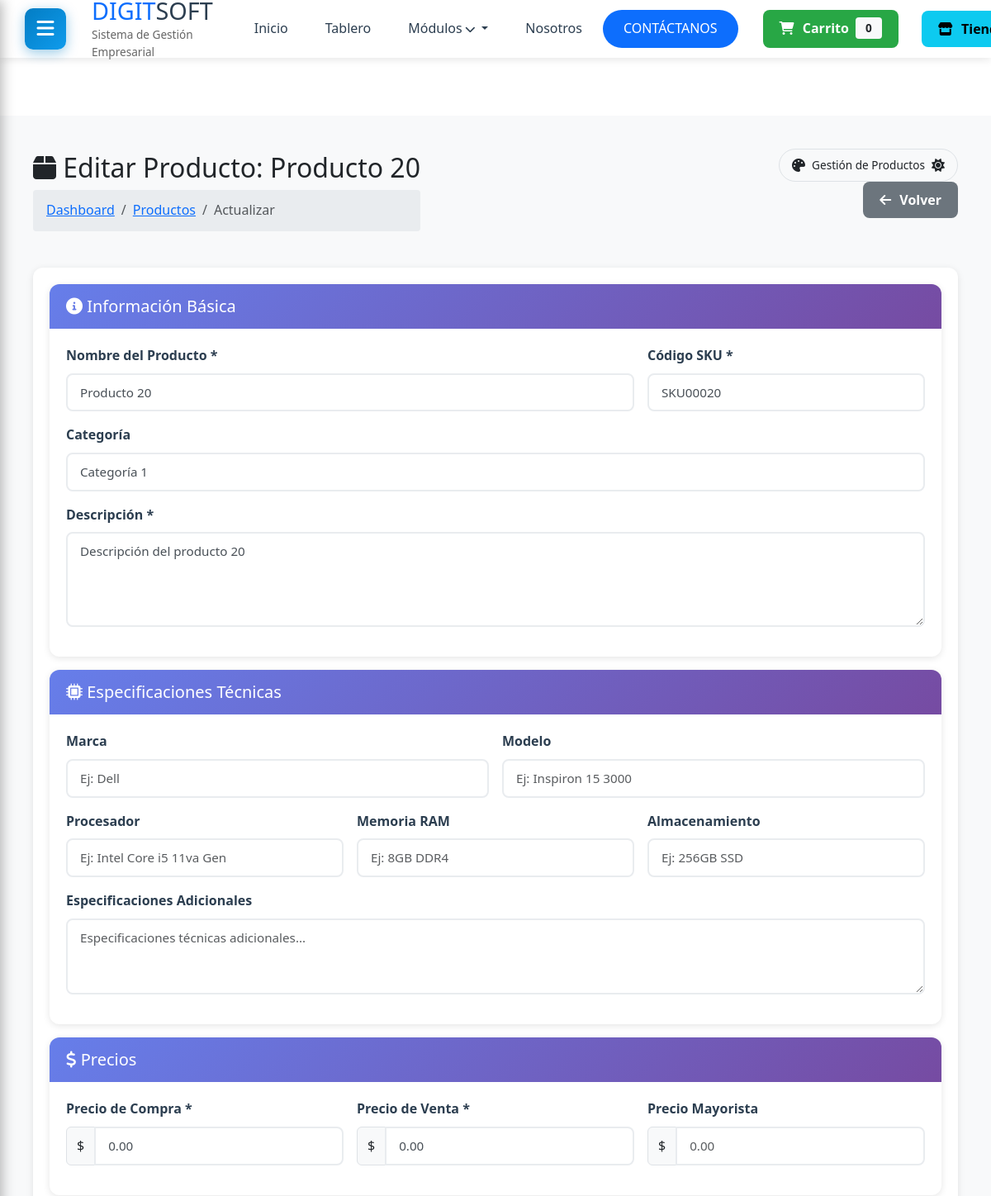
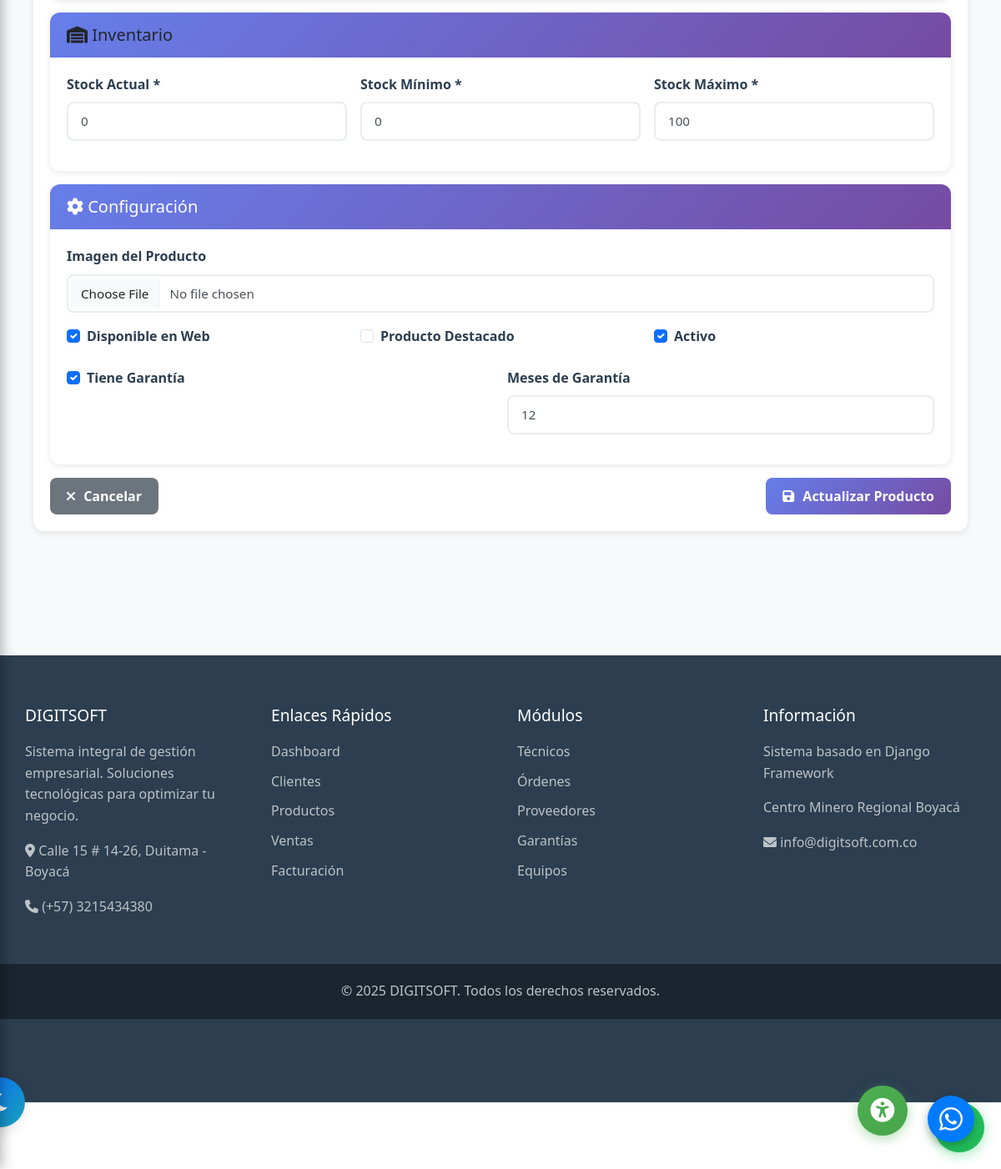
The app's page /productos/30/editar/ (signed in) with its own data (2 pictures, top to bottom).
### productos/models.py (models this page shows, shortened)
class Producto(models.Model):
    nombre_producto = models.CharField(max_length=200, verbose_name="Nombre del producto")
    codigo_sku = models.CharField(max_length=50, unique=True, verbose_name="Código SKU")
    categoria = models.ForeignKey(
        CategoriaProducto,
        on_delete=models.SET_NULL,
        null=True,
        related_name='productos',
        verbose_name="Categoría"
    )
    modelo_equipo = models.CharField(max_length=100, blank=True, verbose_name="Modelo del equipo")
    marca = models.CharField(max_length=100, blank=True, verbose_name="Marca")
    procesador = models.CharField(max_length=100, blank=True, verbose_name="Procesador")
    memoria_ram = models.CharField(max_length=50, blank=True, verbose_name="Memoria RAM")
    memoria_rom = models.CharField(max_length=50, blank=True, verbose_name="Memoria ROM/Almacenamiento")
    descripcion = models.TextField(verbose_name="Descripción del producto")
    especificaciones = models.TextField(blank=True, verbose_name="Especificaciones técnicas")
    precio_compra = models.DecimalField(
        max_digits=12,
        decimal_places=2,
        validators=[MinValueValidator(Decimal('0.01'))],
        verbose_name="Precio de compra"
    )
    precio_venta = models.DecimalField(
        max_digits=12,
        decimal_places=2,
        validators=[MinValueValidator(Decimal('0.01'))],
        verbose_name="Precio de venta"
    )
    precio_mayorista = models.DecimalField(
        max_digits=12,
        decimal_places=2,
        null=True,
        blank=True,
        validators=[MinValueValidator(Decimal('0.01'))],
        verbose_name="Precio mayorista"
    )
    stock_actual = models.IntegerField(
        default=0,
        validators=[MinValueValidator(0)],
        verbose_name="Stock actual"
    )
    stock_minimo = models.IntegerField(
        default=5,
        validators=[MinValueValidator(0)],
        verbose_name="Stock mínimo"
    )
    stock_maximo = models.IntegerField(
        default=100,
        validators=[MinValueValidator(0)],
        verbose_name="Stock máximo"
    )
    imagen = models.ImageField(upload_to='productos/', blank=True, null=True, verbose_name="Imagen del producto")
    disponible_web = models.BooleanField(default=True, verbose_name="Disponible en web")
    destacado = models.BooleanField(default=False, verbose_name="Producto destacado")
    activo = models.BooleanField(default=True, verbose_name="Activo")
    tiene_garantia = models.BooleanField(default=True, verbose_name="Tiene garantía")
    meses_garantia = models.IntegerField(default=12, verbose_name="Meses de garantía")
    fecha_registro = models.DateTimeField(auto_now_add=True, verbose_name="Fecha de registro")
    fecha_actualizacion = models.DateTimeField(auto_now=True, verbose_name="Última actualización")
    class Meta:
        verbose_name = "Producto"
        verbose_name_plural = "Productos"
        ordering = ['-fecha_registro']
        indexes = [
            models.Index(fields=['codigo_sku']),
            models.Index(fields=['nombre_producto']),
        ]

### productos/views.py (the view)
# urls.py: path('<int:pk>/editar/', views.producto_editar, name='editar'),
@login_required
@staff_required
def producto_editar(request, pk):
    producto = get_object_or_404(Producto, pk=pk)
    if request.method == 'POST':
        form = ProductoForm(request.POST, request.FILES, instance=producto)
        if form.is_valid():
            try:
                producto = form.save()
                messages.success(request, f'✅ Producto "{producto.nombre_producto}" actualizado correctamente.')
                return redirect('productos:detalle', pk=producto.pk)
            except Exception as e:
                messages.error(request, f'❌ Error al actualizar el producto: {str(e)}')
                print(f"Error al actualizar producto: {e}")
        else:
            messages.error(request, '❌ Por favor corrige los errores en el formulario.')
            for field, errors in form.errors.items():
                for error in errors:
                    messages.error(request, f"{field}: {error}")
    else:
        form = ProductoForm(instance=producto)
    context = {
        'form': form,
        'producto': producto,
        'titulo': f'Editar Producto: {producto.nombre_producto}',
        'accion': 'Actualizar'
    }
    return render(request, 'productos/form.html', context)

### templates/productos/form.html (shortened to what this page needs)
{% extends 'base_dashboard.html' %}
{% load static %}
{% block content %}
<div class="container-fluid py-4">
    <div class="row justify-content-center">
        <div class="col-lg-10">
            <div class="d-flex justify-content-between align-items-center mb-4">
                <div>
                    <h1 class="h2 mb-2">
                        <i class="fas fa-box"></i> {{ titulo }}
                    </h1>
                    <nav aria-label="breadcrumb">
                        <ol class="breadcrumb">
                            <li class="breadcrumb-item"><a href="{% url 'dashboard:index' %}">Dashboard</a></li>
                            <li class="breadcrumb-item"><a href="{% url 'productos:lista' %}">Productos</a></li>
                            <li class="breadcrumb-item active">{{ accion }}</li>
                        </ol>
                    </nav>
                </div>
                <div>
                    <a href="{% url 'productos:lista' %}" class="btn btn-secondary">
                        <i class="fas fa-arrow-left"></i> Volver
                    </a>
                </div>
            </div>
            <div class="card">
                <div class="card-body">
                    <form method="post" enctype="multipart/form-data" id="form-producto">
                        <div class="card mb-3">
                            <div class="card-header bg-primary text-white">
                                <h5 class="mb-0"><i class="fas fa-info-circle"></i> Información Básica</h5>
                            </div>
                            <div class="card-body">
                                <div class="row">
                                    <div class="col-md-8 mb-3">
                                        <label class="form-label">Nombre del Producto *</label>
                                        {{ form.nombre_producto }}
                                    </div>
                                    <div class="col-md-4 mb-3">
                                        <label class="form-label">Código SKU *</label>
                                        {{ form.codigo_sku }}
                                    </div>
                                    <div class="col-md-12 mb-3">
                                        <label class="form-label">Categoría</label>
                                        {{ form.categoria }}
                                    </div>
                                    <div class="col-md-12 mb-3">
                                        <label class="form-label">Descripción *</label>
                                        {{ form.descripcion }}
                                    </div>
                                </div>
                            </div>
                        </div>
                        <div class="card mb-3">
                            <div class="card-header bg-info text-white">
                                <h5 class="mb-0"><i class="fas fa-microchip"></i> Especificaciones Técnicas</h5>
                            </div>
                            <div class="card-body">
                                <div class="row">
                                    <div class="col-md-6 mb-3">
                                        <label class="form-label">Marca</label>
                                        {{ form.marca }}
                                    </div>
                                    <div class="col-md-6 mb-3">
                                        <label class="form-label">Modelo</label>
                                        {{ form.modelo_equipo }}
                                    </div>
                                    <div class="col-md-4 mb-3">
                                        <label class="form-label">Procesador</label>
                                        {{ form.procesador }}
                                    </div>
                                    <div class="col-md-4 mb-3">
                                        <label class="form-label">Memoria RAM</label>
                                        {{ form.memoria_ram }}
                                    </div>
                                    <div class="col-md-4 mb-3">
                                        <label class="form-label">Almacenamiento</label>
                                        {{ form.memoria_rom }}
                                    </div>
                                    <div class="col-md-12 mb-3">
                                        <label class="form-label">Especificaciones Adicionales</label>
                                        {{ form.especificaciones }}
                                    </div>
                                </div>
                            </div>
                        </div>
                        <div class="card mb-3">
                            <div class="card-header bg-success text-white">
                                <h5 class="mb-0"><i class="fas fa-dollar-sign"></i> Precios</h5>
                            </div>
                            <div class="card-body">
                                <div class="row">
                                    <div class="col-md-4 mb-3">
                                        <label class="form-label">Precio de Compra *</label>
                                        <div class="input-group">
                                            <span class="input-group-text">$</span>
                                            {{ form.precio_compra }}
                                        </div>
                                    </div>
                                    <div class="col-md-4 mb-3">
                                        <label class="form-label">Precio de Venta *</label>
                                        <div class="input-group">
                                            <span class="input-group-text">$</span>
                                            {{ form.precio_venta }}
                                        </div>
                                    </div>
                                    <div class="col-md-4 mb-3">
                                        <label class="form-label">Precio Mayorista</label>
                                        <div class="input-group">
                                            <span class="input-group-text">$</span>
                                            {{ form.precio_mayorista }}
                                        </div>
                                    </div>
                                </div>
                            </div>
                        </div>
                        <div class="card mb-3">
                            <div class="card-header bg-warning text-dark">
                                <h5 class="mb-0"><i class="fas fa-warehouse"></i> Inventario</h5>
                            </div>
                            <div class="card-body">
                                <div class="row">
                                    <div class="col-md-4 mb-3">
                                        <label class="form-label">Stock Actual *</label>
                                        {{ form.stock_actual }}
                                    </div>
                                    <div class="col-md-4 mb-3">
                                        <label class="form-label">Stock Mínimo *</label>
                                        {{ form.stock_minimo }}
                                    </div>
                                    <div class="col-md-4 mb-3">
                                        <label class="form-label">Stock Máximo *</label>
                                        {{ form.stock_maximo }}
                                    </div>
                                </div>
                            </div>
                        </div>
                        <div class="card mb-3">
                            <div class="card-header bg-secondary text-white">
                                <h5 class="mb-0"><i class="fas fa-cog"></i> Configuración</h5>
                            </div>
                            <div class="card-body">
                                <div class="row">
                                    <div class="col-md-12 mb-3">
                                        <label class="form-label">Imagen del Producto</label>
                                        {{ form.imagen }}
                                    </div>
                                    <div class="col-md-4 mb-3">
                                        <div class="form-check">
                                            {{ form.disponible_web }}
                                            <label class="form-check-label">Disponible en Web</label>
                                        </div>
                                    </div>
                                    <div class="col-md-4 mb-3">
                                        <div class="form-check">
                                            {{ form.destacado }}
                                            <label class="form-check-label">Producto Destacado</label>
                                        </div>
                                    </div>
                                    <div class="col-md-4 mb-3">
                                        <div class="form-check">
                                            {{ form.activo }}
                                            <label class="form-check-label">Activo</label>
                                        </div>
                                    </div>
                                    <div class="col-md-6 mb-3">
                                        <div class="form-check">
                                            {{ form.tiene_garantia }}
                                            <label class="form-check-label">Tiene Garantía</label>
                                        </div>
                                    </div>
                                    <div class="col-md-6 mb-3">
                                        <label class="form-label">Meses de Garantía</label>
                                        {{ form.meses_garantia }}
                                    </div>
                                </div>
                            </div>
                        </div>
                        <div class="d-flex justify-content-between">
                            <a href="{% url 'productos:lista' %}" class="btn btn-secondary">
                                <i class="fas fa-times"></i> Cancelar
                            </a>
                            <button type="submit" class="btn btn-primary btn-lg" id="btn-guardar">
                                <i class="fas fa-save"></i> {{ accion }} Producto
                            </button>
                        </div>
                    </form>
                </div>
            </div>
        </div>
    </div>
</div>
{% endblock %}

### records on screen
Producto: nombre_producto "Producto 20", codigo_sku "SKU00020", categoria "Categoría 1", descripcion "Descripción del producto 20", precio_compra "0.00", precio_venta "0.00", stock_actual "0", stock_minimo "0", stock_maximo "100", disponible_web "☑", activo "☑", tiene_garantia "☑", meses_garantia "12"

### other values on screen
{{ titulo }} "Editar Producto: Producto 20"
{{ accion }} "Actualizar"
